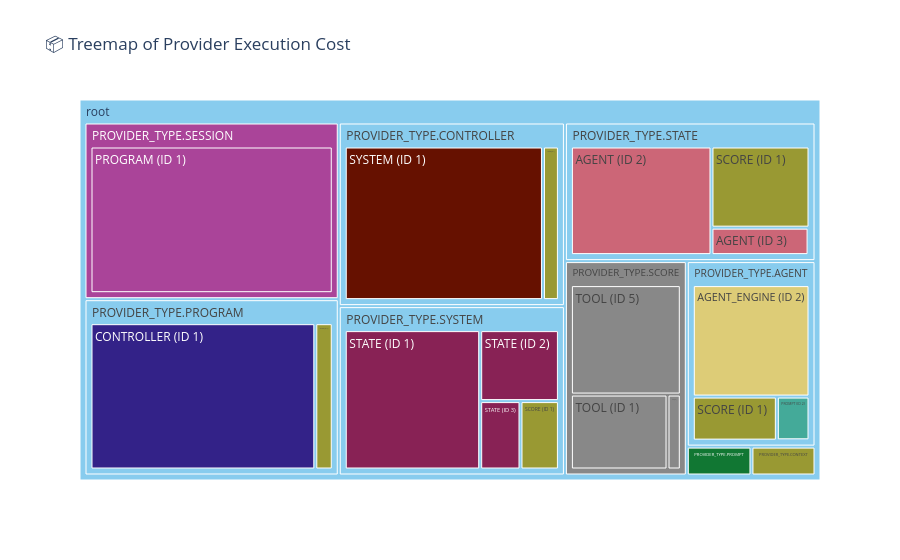

Notebook cell for this chart:
### Markdown cell above
### 📦 Treemap of Provider Execution Cost

This chart presents a **latency-weighted treemap** that reveals the **nested execution structure** of a CodeCritic run — from top-level orchestration down to fine-grained tooling.

#### 🧠 What this code does:
- **Builds a call hierarchy** by tracing each provider’s `called_by_type`, recursively reconstructing the execution path for every log entry.
- **Flattens each path** into separate columns (e.g., `path_0`, `path_1`, ...) so Plotly can visualize the full call stack as a nested tree.
- **Visualizes latency cost** using a treemap, where:
  - Each **box** represents a provider type at a specific nesting level.
  - **Box size** is proportional to total `latency_ms` contributed by that node and its descendants.
  - **Color** corresponds to `provider_type`, using a colorblind-safe palette.

#### 🔍 What you're observing:
- The **upper-left boxes** show top-level orchestrators (e.g., `session`, `program`).
- As you move inward (right and down), you see **nested calls** to `controller`, `system`, `state`, and ultimately `agent`, `tool`, `score`, etc.
- **Larger boxes** deeper in the tree indicate subsystems that consume significant time (e.g., tools like `mypy`, `black`, `ruff`).
- Hovering on a box reveals its exact path and latency.

This visualization is ideal for:
- Identifying where latency accumulates in multi-step workflows.
- Spotting repeated or redundant calls.
- Auditing nested delegation patterns during FSM-driven execution.

### Code cell
import plotly.express as px
import pandas as pd

# Non-destructive copy
df_treemap = df.copy()

# Truncate provider_type
df_treemap["provider_label"] = df_treemap["provider_type"].astype(str).str.split(".").str[-1]
df_treemap["source"] = df_treemap["called_by_type"].fillna("root")
df_treemap["target"] = df_treemap["provider_label"]  # simplified target

# Edge list from simplified names
edges = list(zip(df_treemap["source"], df_treemap["target"]))

# Recursive path builder
def build_path(row, edges):
    if row["source"] == "root":
        return ["root", row["target"]]
    for src, tgt in edges:
        if tgt == row["source"]:
            return build_path({"source": src, "target": tgt}, edges) + [row["target"]]
    return ["root", row["source"], row["target"]]

# Build full hierarchical path
df_treemap["call_path"] = df_treemap.apply(lambda row: build_path(row, edges), axis=1)

# Flatten and clean hierarchy
path_df = df_treemap["call_path"].apply(pd.Series)
path_df.columns = [f"path_{i}" for i in path_df.columns]

# Add final disambiguator for leaf nodes
path_df[path_df.columns[-1]] = df_treemap.apply(
    lambda row: f"{row['provider_label']} (ID {row['provider_id']})", axis=1
)

# Ensure numeric latency
df_treemap["latency_ms"] = pd.to_numeric(df_treemap["latency_ms"], errors="coerce").fillna(0)

# Combine everything
sunburst_data = pd.concat([df_treemap, path_df], axis=1)

# Plot
fig = px.treemap(
    sunburst_data,
    path=path_df.columns.tolist(),
    values="latency_ms",
    color="provider_label",
    color_discrete_sequence=px.colors.qualitative.Safe,
    title="📦 Treemap of Provider Execution Cost"
)

fig.update_traces(root_color="lightblue")
fig.show()

### Figure 1 — Plotly figure (JSON) as saved in the notebook; plotly's stock layout.template omitted (floating-point values rounded to 4 significant figures)
{"data": [{"branchvalues": "total", "customdata": [["(?)"], ["(?)"], ["(?)"], ["(?)"], ["(?)"], ["(?)"], ["AGENT"], ["AGENT"], ["AGENT"], ["AGENT_ENGINE"], ["CONTEXT"], ["CONTEXT"], ["CONTROLLER"], ["PROGRAM"], ["PROGRAM"], ["PROMPT"], ["SCORE"], ["SCORE"], ["SCORE"], ["SCORE"], ["SCORE"], ["SCORE"], ["SCORE"], ["SCORE"], ["STATE"], ["STATE"], ["STATE"], ["SYSTEM"], ["TOOL"], ["TOOL"], ["TOOL"], ["TOOL"]], "domain": {"x": [0, 1], "y": [0, 1]}, "hovertemplate": "labels=%{label}<br>latency_ms=%{value}<br>parent=%{parent}<br>id=%{id}<br>provider_label=%{customdata[0]}<extra></extra>", "ids": ["root", "root/PROVIDER_TYPE.STATE", "root/PROVIDER_TYPE.AGENT", "root/PROVIDER_TYPE.SYSTEM", "root/PROVIDER_TYPE.CONTROLLER", "root/PROVIDER_TYPE.PROGRAM", "root/PROVIDER_TYPE.STATE/AGENT (ID 4)", "root/PROVIDER_TYPE.STATE/AGENT (ID 3)", "root/PROVIDER_TYPE.STATE/AGENT (ID 2)", "root/PROVIDER_TYPE.AGENT/AGENT_ENGINE (ID 2)", "root/PROVIDER_TYPE.PROMPT", "root/PROVIDER_TYPE.PROMPT/CONTEXT (ID 2)", "root/PROVIDER_TYPE.PROGRAM/CONTROLLER (ID 1)", "root/PROVIDER_TYPE.SESSION/PROGRAM (ID 1)", "root/PROVIDER_TYPE.SESSION", "root/PROVIDER_TYPE.AGENT/PROMPT (ID 2)", "root/PROVIDER_TYPE.CONTEXT", "root/PROVIDER_TYPE.CONTEXT/SCORE (ID 1)", "root/PROVIDER_TYPE.PROGRAM/SCORE (ID 1)", "root/PROVIDER_TYPE.CONTROLLER/SCORE (ID 1)", "root/PROVIDER_TYPE.SYSTEM/SCORE (ID 1)", "root/PROVIDER_TYPE.STATE/SCORE (ID 1)", "root/PROVIDER_TYPE.AGENT/SCORE (ID 1)", "root/PROVIDER_TYPE.AGENT/SCORE (ID 2)", "root/PROVIDER_TYPE.SYSTEM/STATE (ID 3)", "root/PROVIDER_TYPE.SYSTEM/STATE (ID 2)", "root/PROVIDER_TYPE.SYSTEM/STATE (ID 1)", "root/PROVIDER_TYPE.CONTROLLER/SYSTEM (ID 1)", "root/PROVIDER_TYPE.SCORE", "root/PROVIDER_TYPE.SCORE/TOOL (ID 5)", "root/PROVIDER_TYPE.SCORE/TOOL (ID 1)", "root/PROVIDER_TYPE.SCORE/TOOL (ID 3)"], "labels": ["root", "PROVIDER_TYPE.STATE", "PROVIDER_TYPE.AGENT", "PROVIDER_TYPE.SYSTEM", "PROVIDER_TYPE.CONTROLLER", "PROVIDER_TYPE.PROGRAM", "AGENT (ID 4)", "AGENT (ID 3)", "AGENT (ID 2)", "AGENT_ENGINE (ID 2)", "PROVIDER_TYPE.PROMPT", "CONTEXT (ID 2)", "CONTROLLER (ID 1)", "PROGRAM (ID 1)", "PROVIDER_TYPE.SESSION", "PROMPT (ID 2)", "PROVIDER_TYPE.CONTEXT", "SCORE (ID 1)", "SCORE (ID 1)", "SCORE (ID 1)", "SCORE (ID 1)", "SCORE (ID 1)", "SCORE (ID 1)", "SCORE (ID 2)", "STATE (ID 3)", "STATE (ID 2)", "STATE (ID 1)", "SYSTEM (ID 1)", "PROVIDER_TYPE.SCORE", "TOOL (ID 5)", "TOOL (ID 1)", "TOOL (ID 3)"], "marker": {"colors": ["rgb(136, 204, 238)", "rgb(136, 204, 238)", "rgb(136, 204, 238)", "rgb(136, 204, 238)", "rgb(136, 204, 238)", "rgb(136, 204, 238)", "rgb(204, 102, 119)", "rgb(204, 102, 119)", "rgb(204, 102, 119)", "rgb(221, 204, 119)", "rgb(17, 119, 51)", "rgb(17, 119, 51)", "rgb(51, 34, 136)", "rgb(170, 68, 153)", "rgb(170, 68, 153)", "rgb(68, 170, 153)", "rgb(153, 153, 51)", "rgb(153, 153, 51)", "rgb(153, 153, 51)", "rgb(153, 153, 51)", "rgb(153, 153, 51)", "rgb(153, 153, 51)", "rgb(153, 153, 51)", "rgb(153, 153, 51)", "rgb(136, 34, 85)", "rgb(136, 34, 85)", "rgb(136, 34, 85)", "rgb(102, 17, 0)", "rgb(136, 136, 136)", "rgb(136, 136, 136)", "rgb(136, 136, 136)", "rgb(136, 136, 136)"]}, "name": "", "parents": ["", "root", "root", "root", "root", "root", "root/PROVIDER_TYPE.STATE", "root/PROVIDER_TYPE.STATE", "root/PROVIDER_TYPE.STATE", "root/PROVIDER_TYPE.AGENT", "root", "root/PROVIDER_TYPE.PROMPT", "root/PROVIDER_TYPE.PROGRAM", "root/PROVIDER_TYPE.SESSION", "root", "root/PROVIDER_TYPE.AGENT", "root", "root/PROVIDER_TYPE.CONTEXT", "root/PROVIDER_TYPE.PROGRAM", "root/PROVIDER_TYPE.CONTROLLER", "root/PROVIDER_TYPE.SYSTEM", "root/PROVIDER_TYPE.STATE", "root/PROVIDER_TYPE.AGENT", "root/PROVIDER_TYPE.AGENT", "root/PROVIDER_TYPE.SYSTEM", "root/PROVIDER_TYPE.SYSTEM", "root/PROVIDER_TYPE.SYSTEM", "root/PROVIDER_TYPE.CONTROLLER", "root", "root/PROVIDER_TYPE.SCORE", "root/PROVIDER_TYPE.SCORE", "root/PROVIDER_TYPE.SCORE"], "root": {"color": "lightblue"}, "type": "treemap", "values": [114000.0, 15340.0, 10550.0, 16920.0, 18340.0, 19800.0, 15.0, 1577.0, 9040.0, 7560.0, 825.0, 825.0, 18380.0, 19850.0, 19850.0, 830.0, 817.0, 817.0, 1427.0, 1367.0, 1490.0, 4711.0, 2152.0, 6.0, 1563.0, 3168.0, 10700.0, 16980.0, 11540.0, 6852.0, 4125.0, 567.0]}], "layout": {"legend": {"tracegroupgap": 0}, "title": {"text": "📦 Treemap of Provider Execution Cost"}, "treemapcolorway": ["rgb(136, 204, 238)", "rgb(204, 102, 119)", "rgb(221, 204, 119)", "rgb(17, 119, 51)", "rgb(51, 34, 136)", "rgb(170, 68, 153)", "rgb(68, 170, 153)", "rgb(153, 153, 51)", "rgb(136, 34, 85)", "rgb(102, 17, 0)", "rgb(136, 136, 136)"]}}
